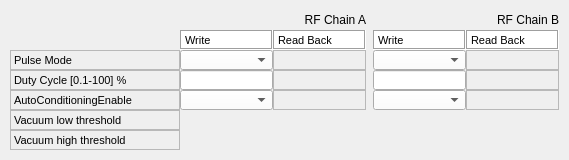
<?xml version="1.0" encoding="UTF-8"?>
<ui version="4.0">
 <class>Form</class>
 <widget class="QWidget" name="Form">
  <property name="geometry">
   <rect>
    <x>0</x>
    <y>0</y>
    <width>569</width>
    <height>160</height>
   </rect>
  </property>
  <property name="windowTitle">
   <string>Form</string>
  </property>
  <layout class="QGridLayout" name="gridLayout">
   <property name="margin">
    <number>0</number>
   </property>
   <property name="spacing">
    <number>0</number>
   </property>
   <item row="0" column="0">
    <widget class="QScrollArea" name="scrollArea">
     <property name="frameShape">
      <enum>QFrame::NoFrame</enum>
     </property>
     <property name="widgetResizable">
      <bool>true</bool>
     </property>
     <widget class="QWidget" name="scrollAreaWidgetContents">
      <property name="geometry">
       <rect>
        <x>0</x>
        <y>0</y>
        <width>569</width>
        <height>160</height>
       </rect>
      </property>
      <layout class="QGridLayout" name="gridLayout_2">
       <item row="0" column="0">
        <layout class="QGridLayout" name="_7">
         <property name="spacing">
          <number>0</number>
         </property>
         <item row="3" column="0">
          <widget class="QLabel" name="label_31">
           <property name="sizePolicy">
            <sizepolicy hsizetype="Fixed" vsizetype="Fixed">
             <horstretch>0</horstretch>
             <verstretch>0</verstretch>
            </sizepolicy>
           </property>
           <property name="minimumSize">
            <size>
             <width>165</width>
             <height>20</height>
            </size>
           </property>
           <property name="maximumSize">
            <size>
             <width>170</width>
             <height>20</height>
            </size>
           </property>
           <property name="font">
            <font>
             <pointsize>8</pointsize>
            </font>
           </property>
           <property name="frameShape">
            <enum>QFrame::StyledPanel</enum>
           </property>
           <property name="text">
            <string>Duty Cycle [0.1-100] %</string>
           </property>
          </widget>
         </item>
         <item row="2" column="2">
          <widget class="TaurusLabel" name="tauValueLabel_pulseMode">
           <property name="sizePolicy">
            <sizepolicy hsizetype="Fixed" vsizetype="Fixed">
             <horstretch>0</horstretch>
             <verstretch>0</verstretch>
            </sizepolicy>
           </property>
           <property name="minimumSize">
            <size>
             <width>93</width>
             <height>20</height>
            </size>
           </property>
           <property name="maximumSize">
            <size>
             <width>93</width>
             <height>20</height>
            </size>
           </property>
           <property name="font">
            <font>
             <pointsize>7</pointsize>
            </font>
           </property>
           <property name="frameShape">
            <enum>QFrame::StyledPanel</enum>
           </property>
          </widget>
         </item>
         <item row="5" column="0">
          <widget class="QLabel" name="label_34">
           <property name="sizePolicy">
            <sizepolicy hsizetype="Fixed" vsizetype="Fixed">
             <horstretch>0</horstretch>
             <verstretch>0</verstretch>
            </sizepolicy>
           </property>
           <property name="minimumSize">
            <size>
             <width>165</width>
             <height>20</height>
            </size>
           </property>
           <property name="maximumSize">
            <size>
             <width>170</width>
             <height>20</height>
            </size>
           </property>
           <property name="font">
            <font>
             <pointsize>8</pointsize>
            </font>
           </property>
           <property name="frameShape">
            <enum>QFrame::StyledPanel</enum>
           </property>
           <property name="text">
            <string>Vacuum low threshold</string>
           </property>
          </widget>
         </item>
         <item row="5" column="2">
          <widget class="TaurusLed" name="TaurusLed_23">
           <property name="ledColor" stdset="0">
            <string>RED</string>
           </property>
           <property name="ledColorOff" stdset="0">
            <string>REDOFF</string>
           </property>
          </widget>
         </item>
         <item row="6" column="2">
          <widget class="TaurusLed" name="TaurusLed_24">
           <property name="ledColor" stdset="0">
            <string>RED</string>
           </property>
           <property name="ledColorOff" stdset="0">
            <string>REDOFF</string>
           </property>
          </widget>
         </item>
         <item row="6" column="0">
          <widget class="QLabel" name="label_36">
           <property name="sizePolicy">
            <sizepolicy hsizetype="Fixed" vsizetype="Fixed">
             <horstretch>0</horstretch>
             <verstretch>0</verstretch>
            </sizepolicy>
           </property>
           <property name="minimumSize">
            <size>
             <width>165</width>
             <height>20</height>
            </size>
           </property>
           <property name="maximumSize">
            <size>
             <width>170</width>
             <height>20</height>
            </size>
           </property>
           <property name="font">
            <font>
             <pointsize>8</pointsize>
            </font>
           </property>
           <property name="frameShape">
            <enum>QFrame::StyledPanel</enum>
           </property>
           <property name="text">
            <string>Vacuum high threshold</string>
           </property>
          </widget>
         </item>
         <item row="1" column="2">
          <widget class="QLabel" name="label_54">
           <property name="sizePolicy">
            <sizepolicy hsizetype="Fixed" vsizetype="Fixed">
             <horstretch>0</horstretch>
             <verstretch>0</verstretch>
            </sizepolicy>
           </property>
           <property name="minimumSize">
            <size>
             <width>93</width>
             <height>20</height>
            </size>
           </property>
           <property name="maximumSize">
            <size>
             <width>93</width>
             <height>20</height>
            </size>
           </property>
           <property name="palette">
            <palette>
             <active>
              <colorrole role="Base">
               <brush brushstyle="SolidPattern">
                <color alpha="255">
                 <red>255</red>
                 <green>255</green>
                 <blue>255</blue>
                </color>
               </brush>
              </colorrole>
              <colorrole role="Window">
               <brush brushstyle="SolidPattern">
                <color alpha="255">
                 <red>255</red>
                 <green>255</green>
                 <blue>255</blue>
                </color>
               </brush>
              </colorrole>
             </active>
             <inactive>
              <colorrole role="Base">
               <brush brushstyle="SolidPattern">
                <color alpha="255">
                 <red>255</red>
                 <green>255</green>
                 <blue>255</blue>
                </color>
               </brush>
              </colorrole>
              <colorrole role="Window">
               <brush brushstyle="SolidPattern">
                <color alpha="255">
                 <red>255</red>
                 <green>255</green>
                 <blue>255</blue>
                </color>
               </brush>
              </colorrole>
             </inactive>
             <disabled>
              <colorrole role="Base">
               <brush brushstyle="SolidPattern">
                <color alpha="255">
                 <red>255</red>
                 <green>255</green>
                 <blue>255</blue>
                </color>
               </brush>
              </colorrole>
              <colorrole role="Window">
               <brush brushstyle="SolidPattern">
                <color alpha="255">
                 <red>255</red>
                 <green>255</green>
                 <blue>255</blue>
                </color>
               </brush>
              </colorrole>
             </disabled>
            </palette>
           </property>
           <property name="font">
            <font>
             <pointsize>8</pointsize>
            </font>
           </property>
           <property name="autoFillBackground">
            <bool>true</bool>
           </property>
           <property name="frameShape">
            <enum>QFrame::Box</enum>
           </property>
           <property name="frameShadow">
            <enum>QFrame::Sunken</enum>
           </property>
           <property name="text">
            <string>Read Back</string>
           </property>
          </widget>
         </item>
         <item row="0" column="2">
          <widget class="QLabel" name="label_232">
           <property name="minimumSize">
            <size>
             <width>0</width>
             <height>20</height>
            </size>
           </property>
           <property name="maximumSize">
            <size>
             <width>16777215</width>
             <height>20</height>
            </size>
           </property>
           <property name="text">
            <string>RF Chain A</string>
           </property>
           <property name="alignment">
            <set>Qt::AlignRight|Qt::AlignTrailing|Qt::AlignVCenter</set>
           </property>
          </widget>
         </item>
         <item row="2" column="1">
          <widget class="TaurusValueComboBox" name="comboBox_pulseMode">
           <property name="sizePolicy">
            <sizepolicy hsizetype="Fixed" vsizetype="Fixed">
             <horstretch>0</horstretch>
             <verstretch>0</verstretch>
            </sizepolicy>
           </property>
           <property name="minimumSize">
            <size>
             <width>93</width>
             <height>20</height>
            </size>
           </property>
           <property name="maximumSize">
            <size>
             <width>93</width>
             <height>20</height>
            </size>
           </property>
           <property name="palette">
            <palette>
             <active>
              <colorrole role="Button">
               <brush brushstyle="SolidPattern">
                <color alpha="255">
                 <red>255</red>
                 <green>255</green>
                 <blue>255</blue>
                </color>
               </brush>
              </colorrole>
             </active>
             <inactive>
              <colorrole role="Button">
               <brush brushstyle="SolidPattern">
                <color alpha="255">
                 <red>255</red>
                 <green>255</green>
                 <blue>255</blue>
                </color>
               </brush>
              </colorrole>
             </inactive>
             <disabled>
              <colorrole role="Button">
               <brush brushstyle="SolidPattern">
                <color alpha="255">
                 <red>255</red>
                 <green>255</green>
                 <blue>255</blue>
                </color>
               </brush>
              </colorrole>
             </disabled>
            </palette>
           </property>
           <property name="font">
            <font>
             <pointsize>8</pointsize>
            </font>
           </property>
           <property name="autoApply" stdset="0">
            <bool>true</bool>
           </property>
          </widget>
         </item>
         <item row="3" column="2">
          <widget class="TaurusLabel" name="tauValueLabel_dutyCycle_2">
           <property name="sizePolicy">
            <sizepolicy hsizetype="Fixed" vsizetype="Fixed">
             <horstretch>0</horstretch>
             <verstretch>0</verstretch>
            </sizepolicy>
           </property>
           <property name="minimumSize">
            <size>
             <width>93</width>
             <height>20</height>
            </size>
           </property>
           <property name="maximumSize">
            <size>
             <width>93</width>
             <height>20</height>
            </size>
           </property>
           <property name="font">
            <font>
             <pointsize>7</pointsize>
            </font>
           </property>
           <property name="frameShape">
            <enum>QFrame::StyledPanel</enum>
           </property>
          </widget>
         </item>
         <item row="3" column="1">
          <widget class="TaurusValueLineEdit" name="lineEdit_dutyCycle">
           <property name="sizePolicy">
            <sizepolicy hsizetype="Fixed" vsizetype="Fixed">
             <horstretch>0</horstretch>
             <verstretch>0</verstretch>
            </sizepolicy>
           </property>
           <property name="minimumSize">
            <size>
             <width>93</width>
             <height>20</height>
            </size>
           </property>
           <property name="maximumSize">
            <size>
             <width>93</width>
             <height>20</height>
            </size>
           </property>
           <property name="font">
            <font>
             <pointsize>8</pointsize>
            </font>
           </property>
           <property name="frame">
            <bool>true</bool>
           </property>
          </widget>
         </item>
         <item row="1" column="1">
          <widget class="QLabel" name="label_53">
           <property name="sizePolicy">
            <sizepolicy hsizetype="Fixed" vsizetype="Fixed">
             <horstretch>0</horstretch>
             <verstretch>0</verstretch>
            </sizepolicy>
           </property>
           <property name="minimumSize">
            <size>
             <width>93</width>
             <height>20</height>
            </size>
           </property>
           <property name="maximumSize">
            <size>
             <width>93</width>
             <height>20</height>
            </size>
           </property>
           <property name="palette">
            <palette>
             <active>
              <colorrole role="Base">
               <brush brushstyle="SolidPattern">
                <color alpha="255">
                 <red>255</red>
                 <green>255</green>
                 <blue>255</blue>
                </color>
               </brush>
              </colorrole>
              <colorrole role="Window">
               <brush brushstyle="SolidPattern">
                <color alpha="255">
                 <red>255</red>
                 <green>255</green>
                 <blue>255</blue>
                </color>
               </brush>
              </colorrole>
             </active>
             <inactive>
              <colorrole role="Base">
               <brush brushstyle="SolidPattern">
                <color alpha="255">
                 <red>255</red>
                 <green>255</green>
                 <blue>255</blue>
                </color>
               </brush>
              </colorrole>
              <colorrole role="Window">
               <brush brushstyle="SolidPattern">
                <color alpha="255">
                 <red>255</red>
                 <green>255</green>
                 <blue>255</blue>
                </color>
               </brush>
              </colorrole>
             </inactive>
             <disabled>
              <colorrole role="Base">
               <brush brushstyle="SolidPattern">
                <color alpha="255">
                 <red>255</red>
                 <green>255</green>
                 <blue>255</blue>
                </color>
               </brush>
              </colorrole>
              <colorrole role="Window">
               <brush brushstyle="SolidPattern">
                <color alpha="255">
                 <red>255</red>
                 <green>255</green>
                 <blue>255</blue>
                </color>
               </brush>
              </colorrole>
             </disabled>
            </palette>
           </property>
           <property name="font">
            <font>
             <pointsize>8</pointsize>
            </font>
           </property>
           <property name="autoFillBackground">
            <bool>true</bool>
           </property>
           <property name="frameShape">
            <enum>QFrame::Box</enum>
           </property>
           <property name="frameShadow">
            <enum>QFrame::Sunken</enum>
           </property>
           <property name="text">
            <string>Write</string>
           </property>
          </widget>
         </item>
         <item row="2" column="0">
          <widget class="QLabel" name="label_29">
           <property name="sizePolicy">
            <sizepolicy hsizetype="Fixed" vsizetype="Fixed">
             <horstretch>0</horstretch>
             <verstretch>0</verstretch>
            </sizepolicy>
           </property>
           <property name="minimumSize">
            <size>
             <width>165</width>
             <height>20</height>
            </size>
           </property>
           <property name="maximumSize">
            <size>
             <width>170</width>
             <height>20</height>
            </size>
           </property>
           <property name="font">
            <font>
             <pointsize>8</pointsize>
            </font>
           </property>
           <property name="frameShape">
            <enum>QFrame::StyledPanel</enum>
           </property>
           <property name="text">
            <string>Pulse Mode</string>
           </property>
          </widget>
         </item>
         <item row="4" column="0">
          <widget class="QLabel" name="label_30">
           <property name="sizePolicy">
            <sizepolicy hsizetype="Fixed" vsizetype="Fixed">
             <horstretch>0</horstretch>
             <verstretch>0</verstretch>
            </sizepolicy>
           </property>
           <property name="minimumSize">
            <size>
             <width>165</width>
             <height>20</height>
            </size>
           </property>
           <property name="maximumSize">
            <size>
             <width>170</width>
             <height>20</height>
            </size>
           </property>
           <property name="font">
            <font>
             <pointsize>8</pointsize>
            </font>
           </property>
           <property name="frameShape">
            <enum>QFrame::StyledPanel</enum>
           </property>
           <property name="text">
            <string>AutoConditioningEnable</string>
           </property>
          </widget>
         </item>
         <item row="4" column="1">
          <widget class="TaurusValueComboBox" name="comboBox_autoConditioningEnable">
           <property name="sizePolicy">
            <sizepolicy hsizetype="Fixed" vsizetype="Fixed">
             <horstretch>0</horstretch>
             <verstretch>0</verstretch>
            </sizepolicy>
           </property>
           <property name="minimumSize">
            <size>
             <width>93</width>
             <height>20</height>
            </size>
           </property>
           <property name="maximumSize">
            <size>
             <width>93</width>
             <height>20</height>
            </size>
           </property>
           <property name="palette">
            <palette>
             <active>
              <colorrole role="Button">
               <brush brushstyle="SolidPattern">
                <color alpha="255">
                 <red>255</red>
                 <green>255</green>
                 <blue>255</blue>
                </color>
               </brush>
              </colorrole>
             </active>
             <inactive>
              <colorrole role="Button">
               <brush brushstyle="SolidPattern">
                <color alpha="255">
                 <red>255</red>
                 <green>255</green>
                 <blue>255</blue>
                </color>
               </brush>
              </colorrole>
             </inactive>
             <disabled>
              <colorrole role="Button">
               <brush brushstyle="SolidPattern">
                <color alpha="255">
                 <red>255</red>
                 <green>255</green>
                 <blue>255</blue>
                </color>
               </brush>
              </colorrole>
             </disabled>
            </palette>
           </property>
           <property name="font">
            <font>
             <pointsize>8</pointsize>
            </font>
           </property>
           <property name="autoApply" stdset="0">
            <bool>false</bool>
           </property>
          </widget>
         </item>
         <item row="4" column="2">
          <widget class="TaurusLabel" name="tauValueLabel_autoConditioningEnable">
           <property name="sizePolicy">
            <sizepolicy hsizetype="Fixed" vsizetype="Fixed">
             <horstretch>0</horstretch>
             <verstretch>0</verstretch>
            </sizepolicy>
           </property>
           <property name="minimumSize">
            <size>
             <width>93</width>
             <height>20</height>
            </size>
           </property>
           <property name="maximumSize">
            <size>
             <width>93</width>
             <height>20</height>
            </size>
           </property>
           <property name="font">
            <font>
             <pointsize>7</pointsize>
            </font>
           </property>
           <property name="frameShape">
            <enum>QFrame::StyledPanel</enum>
           </property>
          </widget>
         </item>
        </layout>
       </item>
       <item row="0" column="1">
        <layout class="QGridLayout" name="_9">
         <property name="spacing">
          <number>0</number>
         </property>
         <item row="1" column="1">
          <widget class="QLabel" name="label_231">
           <property name="sizePolicy">
            <sizepolicy hsizetype="Fixed" vsizetype="Fixed">
             <horstretch>0</horstretch>
             <verstretch>0</verstretch>
            </sizepolicy>
           </property>
           <property name="minimumSize">
            <size>
             <width>93</width>
             <height>20</height>
            </size>
           </property>
           <property name="maximumSize">
            <size>
             <width>93</width>
             <height>20</height>
            </size>
           </property>
           <property name="palette">
            <palette>
             <active>
              <colorrole role="Base">
               <brush brushstyle="SolidPattern">
                <color alpha="255">
                 <red>255</red>
                 <green>255</green>
                 <blue>255</blue>
                </color>
               </brush>
              </colorrole>
              <colorrole role="Window">
               <brush brushstyle="SolidPattern">
                <color alpha="255">
                 <red>255</red>
                 <green>255</green>
                 <blue>255</blue>
                </color>
               </brush>
              </colorrole>
             </active>
             <inactive>
              <colorrole role="Base">
               <brush brushstyle="SolidPattern">
                <color alpha="255">
                 <red>255</red>
                 <green>255</green>
                 <blue>255</blue>
                </color>
               </brush>
              </colorrole>
              <colorrole role="Window">
               <brush brushstyle="SolidPattern">
                <color alpha="255">
                 <red>255</red>
                 <green>255</green>
                 <blue>255</blue>
                </color>
               </brush>
              </colorrole>
             </inactive>
             <disabled>
              <colorrole role="Base">
               <brush brushstyle="SolidPattern">
                <color alpha="255">
                 <red>255</red>
                 <green>255</green>
                 <blue>255</blue>
                </color>
               </brush>
              </colorrole>
              <colorrole role="Window">
               <brush brushstyle="SolidPattern">
                <color alpha="255">
                 <red>255</red>
                 <green>255</green>
                 <blue>255</blue>
                </color>
               </brush>
              </colorrole>
             </disabled>
            </palette>
           </property>
           <property name="font">
            <font>
             <pointsize>8</pointsize>
            </font>
           </property>
           <property name="autoFillBackground">
            <bool>true</bool>
           </property>
           <property name="frameShape">
            <enum>QFrame::Box</enum>
           </property>
           <property name="frameShadow">
            <enum>QFrame::Sunken</enum>
           </property>
           <property name="text">
            <string>Read Back</string>
           </property>
          </widget>
         </item>
         <item row="6" column="1">
          <widget class="TaurusLed" name="TaurusLed_26">
           <property name="ledColor" stdset="0">
            <string>RED</string>
           </property>
           <property name="ledColorOff" stdset="0">
            <string>REDOFF</string>
           </property>
          </widget>
         </item>
         <item row="5" column="1">
          <widget class="TaurusLed" name="TaurusLed_25">
           <property name="ledColor" stdset="0">
            <string>RED</string>
           </property>
           <property name="ledColorOff" stdset="0">
            <string>REDOFF</string>
           </property>
          </widget>
         </item>
         <item row="3" column="1">
          <widget class="TaurusLabel" name="tauValueLabel_dutyCycle_4">
           <property name="sizePolicy">
            <sizepolicy hsizetype="Fixed" vsizetype="Fixed">
             <horstretch>0</horstretch>
             <verstretch>0</verstretch>
            </sizepolicy>
           </property>
           <property name="minimumSize">
            <size>
             <width>93</width>
             <height>20</height>
            </size>
           </property>
           <property name="maximumSize">
            <size>
             <width>93</width>
             <height>20</height>
            </size>
           </property>
           <property name="font">
            <font>
             <pointsize>7</pointsize>
            </font>
           </property>
           <property name="frameShape">
            <enum>QFrame::StyledPanel</enum>
           </property>
          </widget>
         </item>
         <item row="3" column="0">
          <widget class="TaurusValueLineEdit" name="lineEdit_dutyCycle_3">
           <property name="sizePolicy">
            <sizepolicy hsizetype="Fixed" vsizetype="Fixed">
             <horstretch>0</horstretch>
             <verstretch>0</verstretch>
            </sizepolicy>
           </property>
           <property name="minimumSize">
            <size>
             <width>93</width>
             <height>20</height>
            </size>
           </property>
           <property name="maximumSize">
            <size>
             <width>93</width>
             <height>20</height>
            </size>
           </property>
           <property name="font">
            <font>
             <pointsize>8</pointsize>
            </font>
           </property>
           <property name="frame">
            <bool>true</bool>
           </property>
          </widget>
         </item>
         <item row="2" column="0">
          <widget class="TaurusValueComboBox" name="comboBox_pulseMode_3">
           <property name="sizePolicy">
            <sizepolicy hsizetype="Fixed" vsizetype="Fixed">
             <horstretch>0</horstretch>
             <verstretch>0</verstretch>
            </sizepolicy>
           </property>
           <property name="minimumSize">
            <size>
             <width>93</width>
             <height>20</height>
            </size>
           </property>
           <property name="maximumSize">
            <size>
             <width>93</width>
             <height>20</height>
            </size>
           </property>
           <property name="palette">
            <palette>
             <active>
              <colorrole role="Button">
               <brush brushstyle="SolidPattern">
                <color alpha="255">
                 <red>255</red>
                 <green>255</green>
                 <blue>255</blue>
                </color>
               </brush>
              </colorrole>
             </active>
             <inactive>
              <colorrole role="Button">
               <brush brushstyle="SolidPattern">
                <color alpha="255">
                 <red>255</red>
                 <green>255</green>
                 <blue>255</blue>
                </color>
               </brush>
              </colorrole>
             </inactive>
             <disabled>
              <colorrole role="Button">
               <brush brushstyle="SolidPattern">
                <color alpha="255">
                 <red>255</red>
                 <green>255</green>
                 <blue>255</blue>
                </color>
               </brush>
              </colorrole>
             </disabled>
            </palette>
           </property>
           <property name="font">
            <font>
             <pointsize>8</pointsize>
            </font>
           </property>
           <property name="autoApply" stdset="0">
            <bool>true</bool>
           </property>
          </widget>
         </item>
         <item row="2" column="1">
          <widget class="TaurusLabel" name="tauValueLabel_pulseMode_3">
           <property name="sizePolicy">
            <sizepolicy hsizetype="Fixed" vsizetype="Fixed">
             <horstretch>0</horstretch>
             <verstretch>0</verstretch>
            </sizepolicy>
           </property>
           <property name="minimumSize">
            <size>
             <width>93</width>
             <height>20</height>
            </size>
           </property>
           <property name="maximumSize">
            <size>
             <width>93</width>
             <height>20</height>
            </size>
           </property>
           <property name="font">
            <font>
             <pointsize>7</pointsize>
            </font>
           </property>
           <property name="frameShape">
            <enum>QFrame::StyledPanel</enum>
           </property>
          </widget>
         </item>
         <item row="0" column="1">
          <widget class="QLabel" name="label_237">
           <property name="minimumSize">
            <size>
             <width>0</width>
             <height>20</height>
            </size>
           </property>
           <property name="maximumSize">
            <size>
             <width>16777215</width>
             <height>20</height>
            </size>
           </property>
           <property name="text">
            <string>RF Chain B</string>
           </property>
           <property name="alignment">
            <set>Qt::AlignRight|Qt::AlignTrailing|Qt::AlignVCenter</set>
           </property>
          </widget>
         </item>
         <item row="1" column="0">
          <widget class="QLabel" name="label_230">
           <property name="sizePolicy">
            <sizepolicy hsizetype="Fixed" vsizetype="Fixed">
             <horstretch>0</horstretch>
             <verstretch>0</verstretch>
            </sizepolicy>
           </property>
           <property name="minimumSize">
            <size>
             <width>93</width>
             <height>20</height>
            </size>
           </property>
           <property name="maximumSize">
            <size>
             <width>93</width>
             <height>20</height>
            </size>
           </property>
           <property name="palette">
            <palette>
             <active>
              <colorrole role="Base">
               <brush brushstyle="SolidPattern">
                <color alpha="255">
                 <red>255</red>
                 <green>255</green>
                 <blue>255</blue>
                </color>
               </brush>
              </colorrole>
              <colorrole role="Window">
               <brush brushstyle="SolidPattern">
                <color alpha="255">
                 <red>255</red>
                 <green>255</green>
                 <blue>255</blue>
                </color>
               </brush>
              </colorrole>
             </active>
             <inactive>
              <colorrole role="Base">
               <brush brushstyle="SolidPattern">
                <color alpha="255">
                 <red>255</red>
                 <green>255</green>
                 <blue>255</blue>
                </color>
               </brush>
              </colorrole>
              <colorrole role="Window">
               <brush brushstyle="SolidPattern">
                <color alpha="255">
                 <red>255</red>
                 <green>255</green>
                 <blue>255</blue>
                </color>
               </brush>
              </colorrole>
             </inactive>
             <disabled>
              <colorrole role="Base">
               <brush brushstyle="SolidPattern">
                <color alpha="255">
                 <red>255</red>
                 <green>255</green>
                 <blue>255</blue>
                </color>
               </brush>
              </colorrole>
              <colorrole role="Window">
               <brush brushstyle="SolidPattern">
                <color alpha="255">
                 <red>255</red>
                 <green>255</green>
                 <blue>255</blue>
                </color>
               </brush>
              </colorrole>
             </disabled>
            </palette>
           </property>
           <property name="font">
            <font>
             <pointsize>8</pointsize>
            </font>
           </property>
           <property name="autoFillBackground">
            <bool>true</bool>
           </property>
           <property name="frameShape">
            <enum>QFrame::Box</enum>
           </property>
           <property name="frameShadow">
            <enum>QFrame::Sunken</enum>
           </property>
           <property name="text">
            <string>Write</string>
           </property>
          </widget>
         </item>
         <item row="4" column="0">
          <widget class="TaurusValueComboBox" name="comboBox_autoConditioningEnable_2">
           <property name="sizePolicy">
            <sizepolicy hsizetype="Fixed" vsizetype="Fixed">
             <horstretch>0</horstretch>
             <verstretch>0</verstretch>
            </sizepolicy>
           </property>
           <property name="minimumSize">
            <size>
             <width>93</width>
             <height>20</height>
            </size>
           </property>
           <property name="maximumSize">
            <size>
             <width>93</width>
             <height>20</height>
            </size>
           </property>
           <property name="palette">
            <palette>
             <active>
              <colorrole role="Button">
               <brush brushstyle="SolidPattern">
                <color alpha="255">
                 <red>255</red>
                 <green>255</green>
                 <blue>255</blue>
                </color>
               </brush>
              </colorrole>
             </active>
             <inactive>
              <colorrole role="Button">
               <brush brushstyle="SolidPattern">
                <color alpha="255">
                 <red>255</red>
                 <green>255</green>
                 <blue>255</blue>
                </color>
               </brush>
              </colorrole>
             </inactive>
             <disabled>
              <colorrole role="Button">
               <brush brushstyle="SolidPattern">
                <color alpha="255">
                 <red>255</red>
                 <green>255</green>
                 <blue>255</blue>
                </color>
               </brush>
              </colorrole>
             </disabled>
            </palette>
           </property>
           <property name="font">
            <font>
             <pointsize>8</pointsize>
            </font>
           </property>
           <property name="autoApply" stdset="0">
            <bool>false</bool>
           </property>
          </widget>
         </item>
         <item row="4" column="1">
          <widget class="TaurusLabel" name="tauValueLabel_autoConditioningEnable_2">
           <property name="sizePolicy">
            <sizepolicy hsizetype="Fixed" vsizetype="Fixed">
             <horstretch>0</horstretch>
             <verstretch>0</verstretch>
            </sizepolicy>
           </property>
           <property name="minimumSize">
            <size>
             <width>93</width>
             <height>20</height>
            </size>
           </property>
           <property name="maximumSize">
            <size>
             <width>93</width>
             <height>20</height>
            </size>
           </property>
           <property name="font">
            <font>
             <pointsize>7</pointsize>
            </font>
           </property>
           <property name="frameShape">
            <enum>QFrame::StyledPanel</enum>
           </property>
          </widget>
         </item>
        </layout>
       </item>
      </layout>
     </widget>
    </widget>
   </item>
  </layout>
 </widget>
 <customwidgets>
  <customwidget>
   <class>TaurusLabel</class>
   <extends>QLabel</extends>
   <header>taurus.qt.qtgui.display</header>
  </customwidget>
  <customwidget>
   <class>TaurusValueLineEdit</class>
   <extends>QLineEdit</extends>
   <header>taurus.qt.qtgui.input</header>
  </customwidget>
  <customwidget>
   <class>TaurusValueComboBox</class>
   <extends>QComboBox</extends>
   <header>taurus.qt.qtgui.input</header>
  </customwidget>
  <customwidget>
   <class>TaurusLed</class>
   <extends>QLabel</extends>
   <header>taurus.qt.qtgui.display</header>
  </customwidget>
 </customwidgets>
 <resources/>
 <connections/>
</ui>
